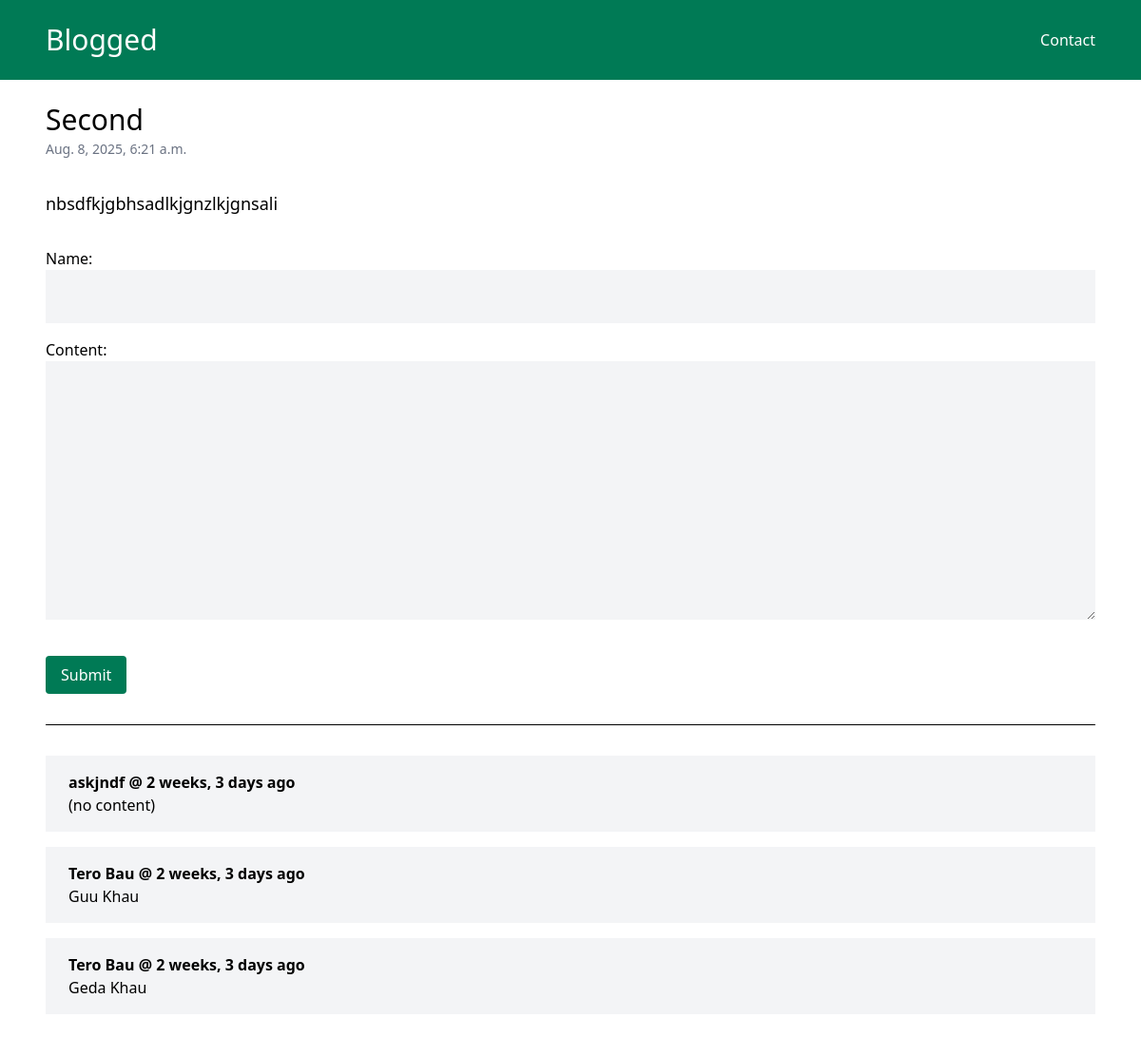
The page /my-second-blog-post/ on the database its author committed.
### blog/models.py (models this page shows, shortened)
class Post(models.Model):
    title = models.CharField(max_length=255)
    slug = models.SlugField(unique=True, blank=True)
    content = models.TextField(default="(no content)")
    created_at = models.DateTimeField(auto_now_add=True)
    class Meta:
        ordering =('-created_at',)

class Comment(models.Model):
    post=models.ForeignKey(Post, related_name='comments', on_delete=models.CASCADE)
    name=models.CharField(max_length=255)
    content = models.TextField()
    created_at = models.DateTimeField(auto_now_add=True)
    class Meta:
        ordering =('-created_at',)

### blog/views.py (the view)
# urls.py: path('<slug:slug>/', views.detail,name='detail'),
def detail(request,slug):
    post = get_object_or_404(Post,slug=slug)
    if request.method == 'POST':
        form=CommentForm(request.POST)
        if form.is_valid():
            comment=form.save(commit=False)
            comment.post=post
            comment.save()
            return redirect('detail', slug=slug)
    else:
        form=CommentForm()
    return render(request, 'blog/detail.html',{
        'post':post,
        'form':form,
    })

### blog/forms.py
class CommentForm(ModelForm):
    def __init__(self,*args, **kwargs):
        super(CommentForm, self).__init__(*args, **kwargs)
        self.fields['name'].widget.attrs.update({'class': 'w-full py-4 px-6 bg-gray-100'})
        self.fields['content'].widget.attrs.update({'class': 'w-full py-4 px-6 bg-gray-100'})
    class Meta:
        model =Comment
        fields= ('name','content',)

### blog/templates/blog/detail.html (shortened to what this page needs)
{% extends 'blog/base.html' %}
{%block content%}
    <h1 class="text-3xl">{{post.title}}</h1>
    <span class="text-sm text-gray-500">{{post.created_at}}</span>
    <div class="mt-8 text-lg">
        {{post.content}}
    </div>
    <div class="mt-8">
        <form method="post" action=".", class="space-y-4">
            {{ form.as_p}}
            <button type="submit" class="mt-4 px-4 py-2 bg-emerald-700 text-white rounded">Submit</button>
        </form>
        <hr class="my-8">
        <div class='space-y-4'>
            {%for comment in post.comments.all%}
            <div class="py-4 px-6 bg-gray-100">
                <h3 class="font-bold">{{comment.name}} @ {{comment.created_at|timesince}} ago</h3>
                <p>{{comment.content}}</p>
            </div>
            {%empty%}
                <div class="py-4 px-6 bg-gray-100">
                    <p>No Comments yet...</p>
                </div>
        {%endfor%}
        </div>
    </div>
{%endblock%}

### blog/templates/blog/base.html (shortened to what this page needs)
<!doctype html>
<html>
<head>
    <script src="https://cdn.jsdelivr.net/npm/@tailwindcss/browser@4"></script>
</head>
<body>
    <nav class="py-6 px-12 bg-emerald-700 flex justify-between items-center">
        <a href="/" class="text-white text-3xl">Blogged</a>
        <a href="/Contact/" class="text-white">Contact</a>
    </nav>
    <main class="py-6 px-12">
    {%block content%}
    {%endblock%}
    </main>
</body>
</html>

### rows shown on the page
Post: title "Second", created_at "Aug. 8, 2025, 6:21 a.m.", content "nbsdfkjgbhsadlkjgnzlkjgnsali"
Comment: name "askjndf", created_at "2 weeks, 3 days", content "(no content)"
Comment: name "Tero Bau", created_at "2 weeks, 3 days", content "Guu Khau"
Comment: name "Tero Bau", created_at "2 weeks, 3 days", content "Geda Khau"
